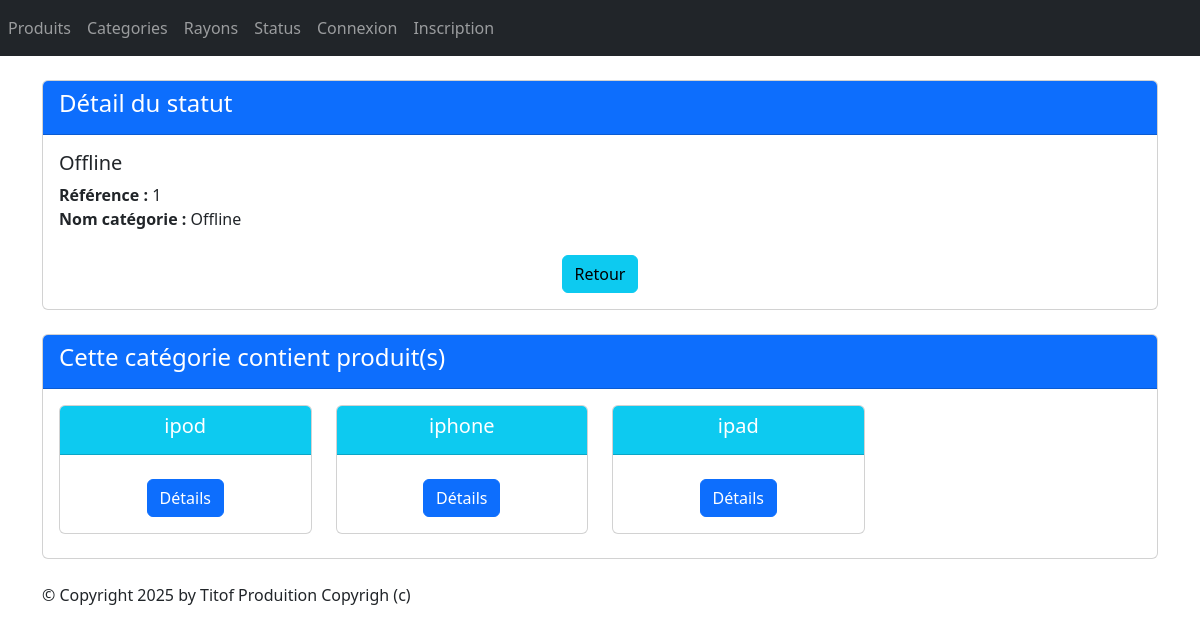
/monApp/statut/1, run on an earlier commit of the app's database.
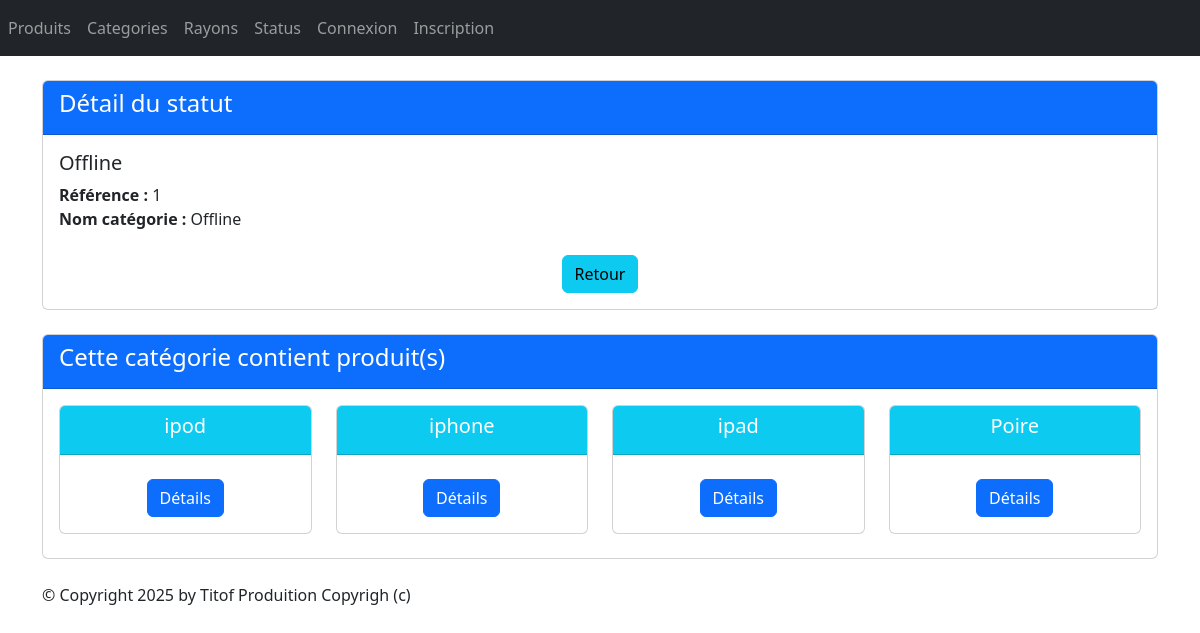
And on a later commit of the database.
### monApp/models.py (models this page shows, shortened)
class Produit(models.Model):
    refProd = models.AutoField(primary_key=True)
    intituleProd = models.CharField(max_length=200)
    prixUnitaireProd = models.DecimalField(max_digits=10, decimal_places=2)
    dateFabrication = models.DateField(default=date.today())
    categorie = models.ForeignKey(Categorie, on_delete=models.CASCADE, related_name="produit", null=True, blank=True)
    status = models.ForeignKey(Statut, on_delete=models.CASCADE, related_name="produit", null=True, blank=True)

### monApp/views.py (the view)
class StatutDetailView(DetailView):
    model = Statut
    template_name = "monApp/detail_statut.html"
    context_object_name = "statut"
    def get_queryset(self):
        return Statut.objects.annotate(nb_produits=Count('produit'))
    def get_context_data(self, **kwargs):
        context = super(StatutDetailView, self).get_context_data(**kwargs)
        context['titremenu'] = "Détail du statut"
        context['prdts'] = Produit.objects.filter(status=self.object)
        return context

### monApp/templates/monApp/detail_statut.html
{% extends 'monApp/base.html' %}
{% block contenu %}
<div class="card mb-4">
    <div class="card-header bg-primary text-white">
        <h4>Détail du statut</h4>
    </div>
    <div class="card-body">
        <h5 class="card-title">{{ statut.libelleStatus }}</h5>
        <ul class="list-unstyled">
            <li><strong>Référence :</strong> {{ statut.idStatus }}</li>
            <li><strong>Nom catégorie :</strong> {{ statut.libelleStatus }}</li>
        </ul>
        <div class="car-footer text-center">
            <a href="{% url 'liste_statut'%}" class="btn btn-info mt-2">Retour</a>
        </div>
    </div>
</div>
<div class="card mb-4">
    <div class="card-header bg-primary text-white">
        <h4>Cette catégorie contient <strong>{{ ctgr.nb_produits }}</strong> produit(s)</h4>
    </div>
    <div class="card-body">
        <div class="row">
            {% if prdts %}
            {% for prdt in prdts %}
            <div class="col-sm-3">
                <div class="card mb-2 text-center">
                    <div class="card-header bg-info text-white">
                        <h5 class="card-title">{{ prdt.intituleProd }}</h5>
                    </div>
                    <div class="card-body">
                        <a href="{% url 'prdt-dtl' prdt.refProd %}" class="btn btn-primary mt-2">Détails</a>
                    </div>
                </div>
            </div>
            {% endfor %}
            {% else %}
            <p class="text-muted">Aucun produit trouvé pour cette catégorie.</p>
            {% endif %}
        </div>
    </div>
</div>
{% endblock %}

What changed in the data, as far as the page shows it:
now on this page (row edited): Produit: intituleProd "Poire"
